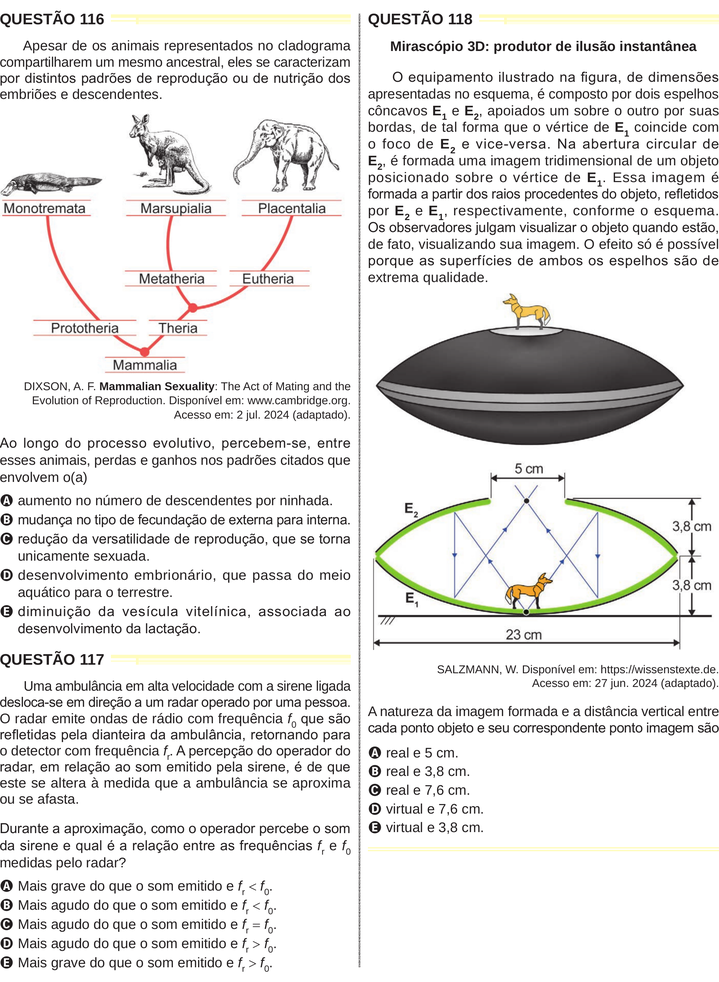
#> input picture 3Passo-DividirAoMeioPaginasSemBordas/sem-bordas-externas/pagina_enem_10.png, 719 x 982 px, shrunk from 2101 x 2869 before the run; its folder holds only this picture in this run
$ python cortar-meio.py
#> lines starting #> are read from the running program, lines starting #| are printed output that depends on the picture
"""
Propósito: Cortar as imagens de colunas ao meio. As imagens já estão sem as bordas externas, agora só cortar ao meio
Autor: Alexandre Nassar de Peder
Criação: 02/10/2025
Atualização: 03/06/2026

OBS1: puxe a pasta "sem-bordas-externas" do passo 2 para esta pasta do passo 3
OBS2: pode ter páginas inteiras e páginas com coluas. Crie uma pasta chamada "inteiras", retire as imagens inteiras e coloque-as nessa pasta
OBS3: execute este código. Ao cortar as colunas ao meio, vai gerar uma bordinha interna
OBS4: as imagens vão receber um novo nome, com o sufixo "_esquerda" ou "_direita" para indicar a coluna
"""

from PIL import Image
import os

pasta_imagens = "sem-bordas-externas"
pasta_saida = "divididas-com-bordas-do-meio"

os.makedirs(pasta_saida, exist_ok=True)

for nome_arquivo in os.listdir(pasta_imagens):
    if nome_arquivo.lower().endswith('.png'):
        caminho_entrada = os.path.join(pasta_imagens, nome_arquivo)
        imagem = Image.open(caminho_entrada)
#> imagem is the input picture: PIL image 719x982 RGB; mean R, G, B 229.7, 229, 227.9

        largura, altura = imagem.size
#> largura = 719; altura = 982

        metade_largura = largura // 2
#> metade_largura = 359

        caixa_esquerda = (0, 0, metade_largura, altura)
#> caixa_esquerda = (0, 0, 359, 982)
        imagem_esquerda = imagem.crop(caixa_esquerda)
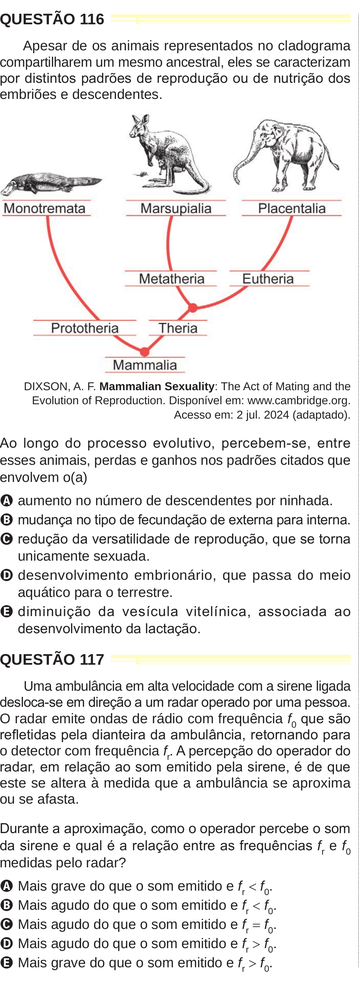
#> imagem_esquerda: PIL image 359x982 RGB; mean R, G, B 233.1, 231.7, 231.2

        caixa_direita = (metade_largura, 0, largura, altura)
#> caixa_direita = (359, 0, 719, 982)
        imagem_direita = imagem.crop(caixa_direita)
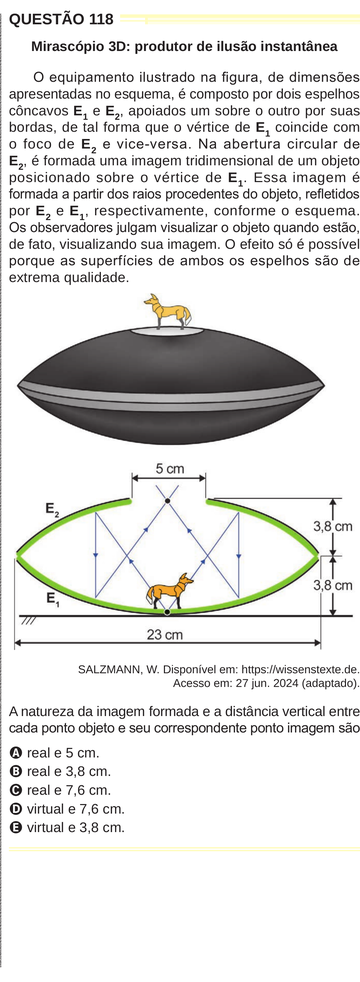
#> imagem_direita: PIL image 360x982 RGB; mean R, G, B 226.4, 226.3, 224.6

        nome_base, extensao = os.path.splitext(nome_arquivo)

        caminho_esquerda = os.path.join(pasta_saida, f"{nome_base}_esquerda{extensao}")
        caminho_direita = os.path.join(pasta_saida, f"{nome_base}_direita{extensao}")

        imagem_esquerda.save(caminho_esquerda)
        imagem_direita.save(caminho_direita)

print("Divisão das imagens ao meio concluída.")

$ run again, on 3Passo-DividirAoMeioPaginasSemBordas/sem-bordas-externas/pagina_enem_14.png
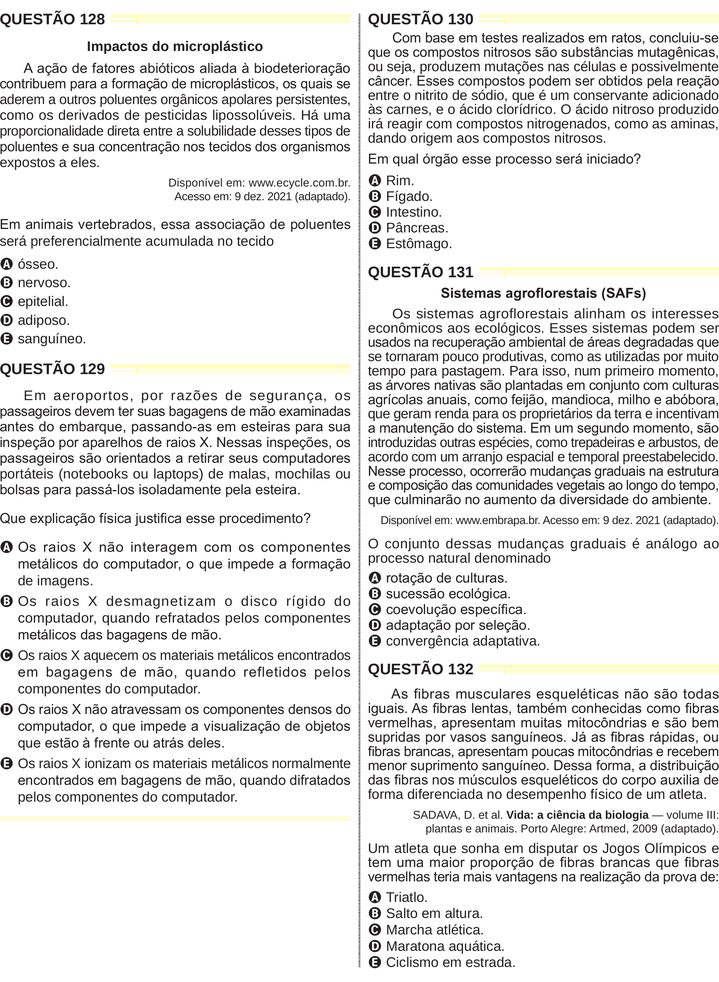
#> input picture 3Passo-DividirAoMeioPaginasSemBordas/sem-bordas-externas/pagina_enem_14.png, 719 x 982 px, shrunk from 2101 x 2869 before the run
#> imagem is the input picture: PIL image 719x982 RGB; mean R, G, B 229.5, 229, 228.3
#> `imagem_esquerda = imagem.crop(caixa_esquerda)`:
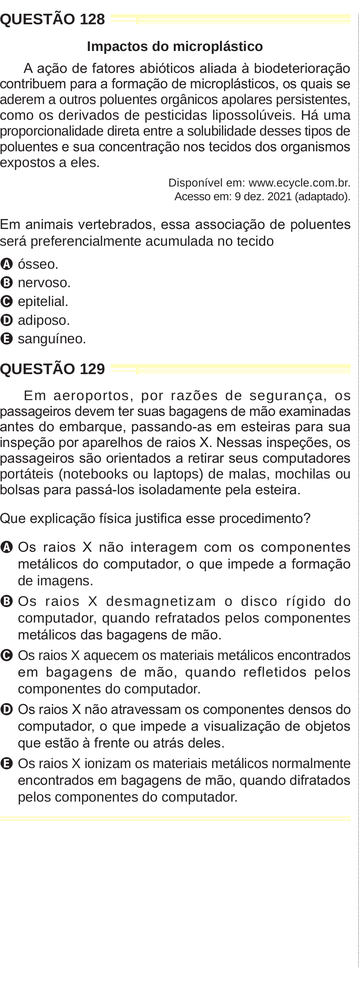
#> imagem_esquerda: PIL image 359x982 RGB; mean R, G, B 234, 233.5, 232.9
#> `imagem_direita = imagem.crop(caixa_direita)`:
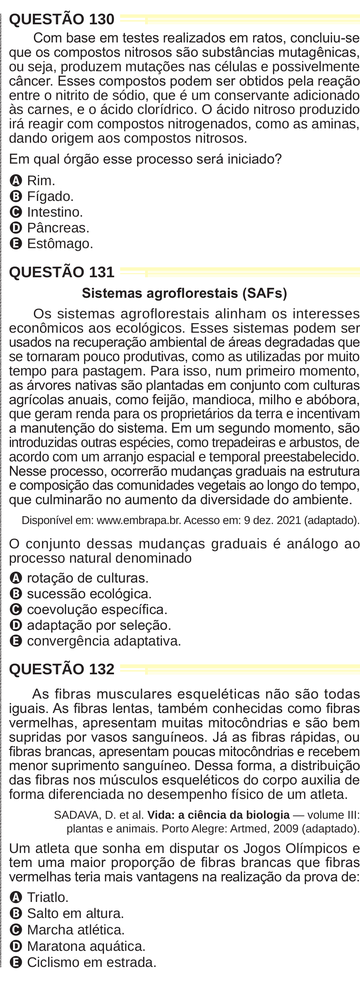
#> imagem_direita: PIL image 360x982 RGB; mean R, G, B 225, 224.4, 223.7

$ run again, on 3Passo-DividirAoMeioPaginasSemBordas/sem-bordas-externas/pagina_enem_15.png
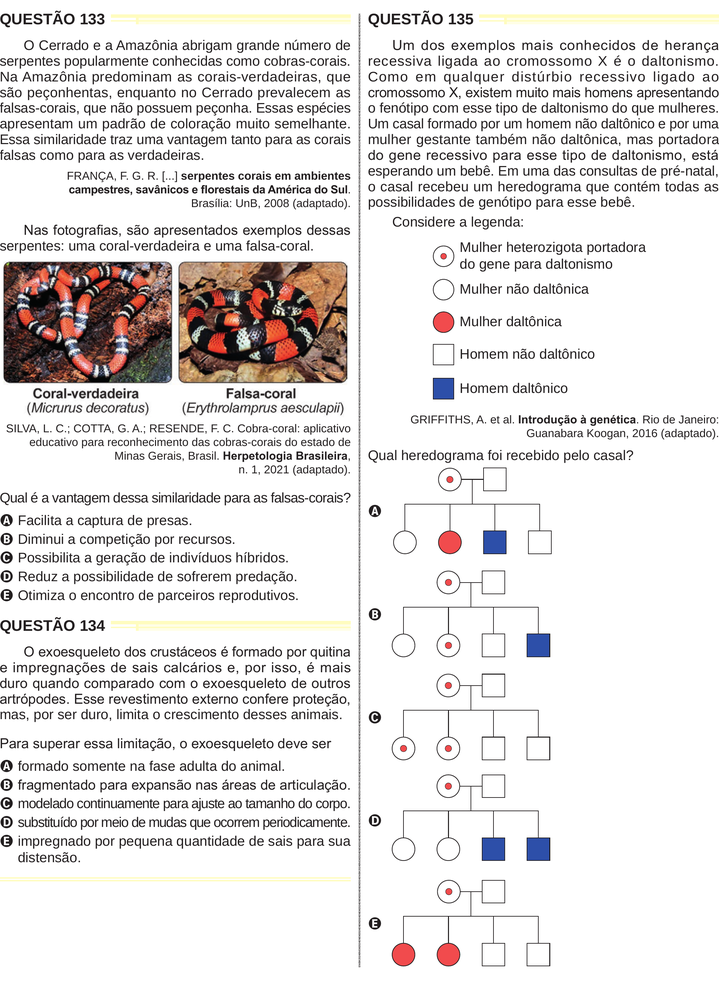
#> input picture 3Passo-DividirAoMeioPaginasSemBordas/sem-bordas-externas/pagina_enem_15.png, 719 x 982 px, shrunk from 2101 x 2869 before the run
#> imagem is the input picture: PIL image 719x982 RGB; mean R, G, B 228.7, 226, 225.2
#> `imagem_esquerda = imagem.crop(caixa_esquerda)`:
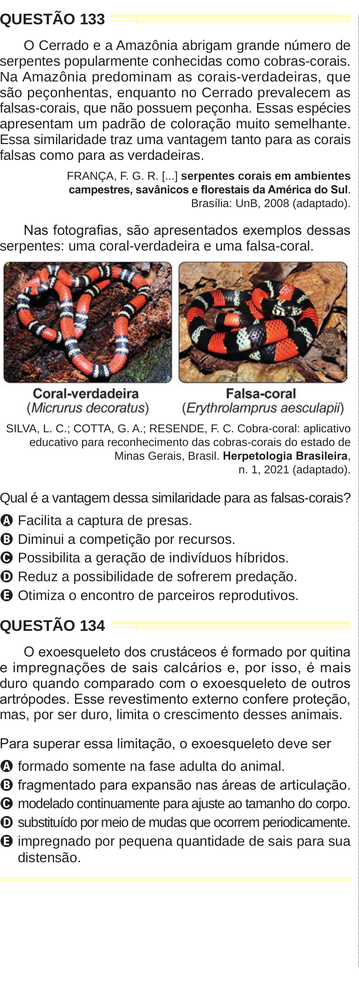
#> imagem_esquerda: PIL image 359x982 RGB; mean R, G, B 217, 212.4, 210.5
#> `imagem_direita = imagem.crop(caixa_direita)`:
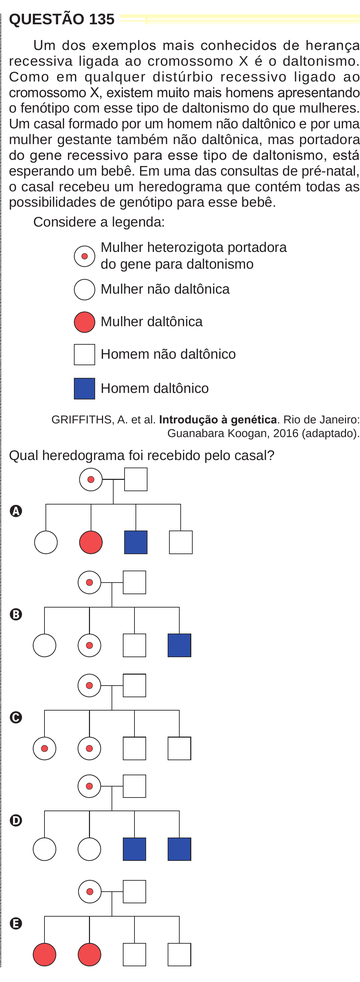
#> imagem_direita: PIL image 360x982 RGB; mean R, G, B 240.3, 239.5, 239.9

$ run again, on 3Passo-DividirAoMeioPaginasSemBordas/sem-bordas-externas/pagina_enem_16.png
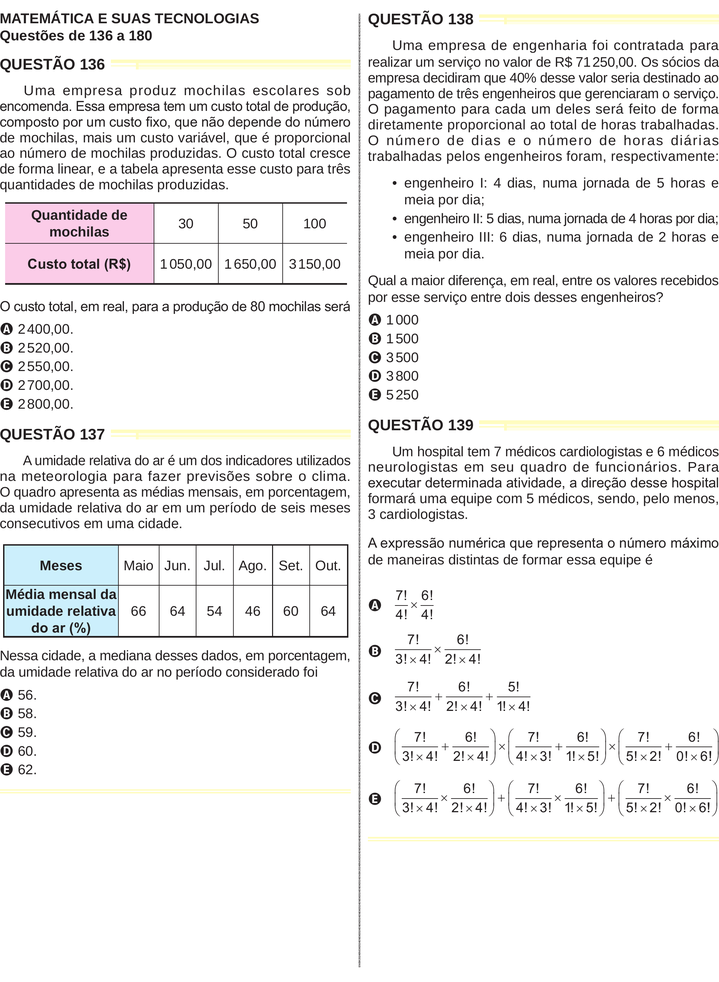
#> input picture 3Passo-DividirAoMeioPaginasSemBordas/sem-bordas-externas/pagina_enem_16.png, 719 x 982 px, shrunk from 2101 x 2869 before the run
#> imagem is the input picture: PIL image 719x982 RGB; mean R, G, B 237.8, 237.3, 237.1
#> `imagem_esquerda = imagem.crop(caixa_esquerda)`:
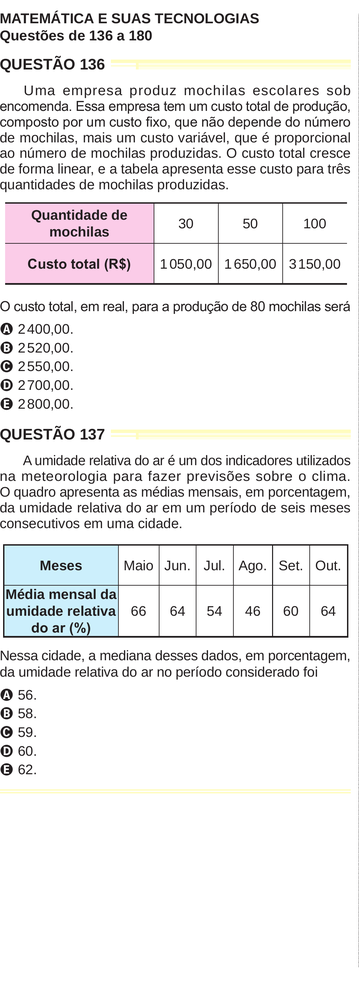
#> imagem_esquerda: PIL image 359x982 RGB; mean R, G, B 236.8, 235.9, 236.4
#> `imagem_direita = imagem.crop(caixa_direita)`:
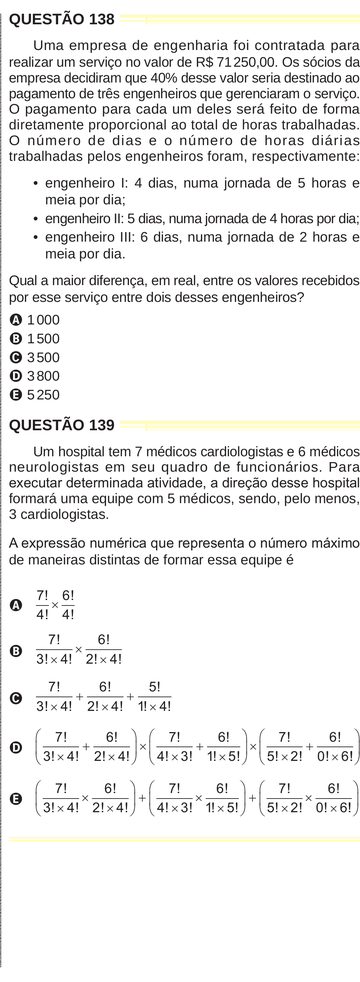
#> imagem_direita: PIL image 360x982 RGB; mean R, G, B 238.9, 238.6, 237.9

$ run again, on 3Passo-DividirAoMeioPaginasSemBordas/sem-bordas-externas/pagina_enem_11.png
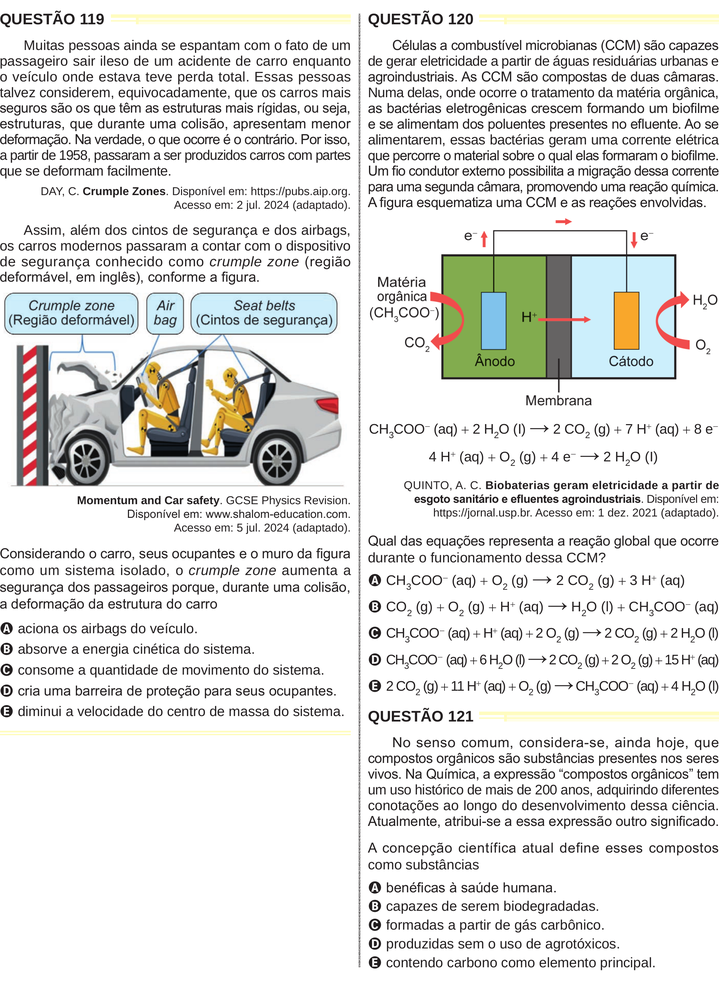
#> input picture 3Passo-DividirAoMeioPaginasSemBordas/sem-bordas-externas/pagina_enem_11.png, 719 x 982 px, shrunk from 2101 x 2869 before the run
#> imagem is the input picture: PIL image 719x982 RGB; mean R, G, B 225.1, 225.6, 223.6
#> `imagem_esquerda = imagem.crop(caixa_esquerda)`:
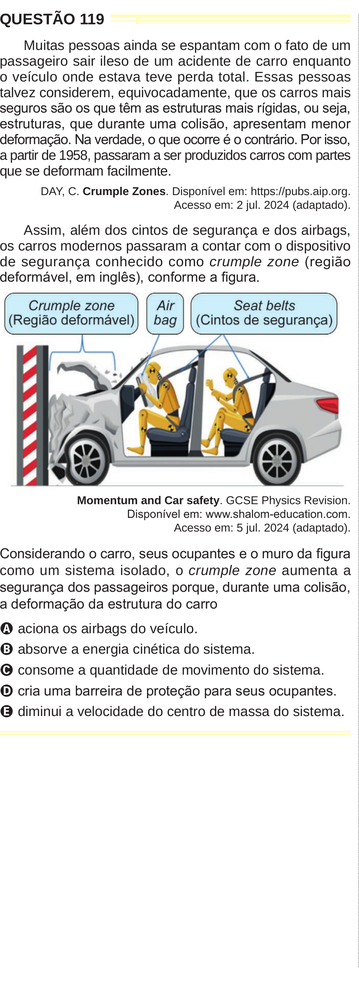
#> imagem_esquerda: PIL image 359x982 RGB; mean R, G, B 226.7, 226.7, 225.9
#> `imagem_direita = imagem.crop(caixa_direita)`:
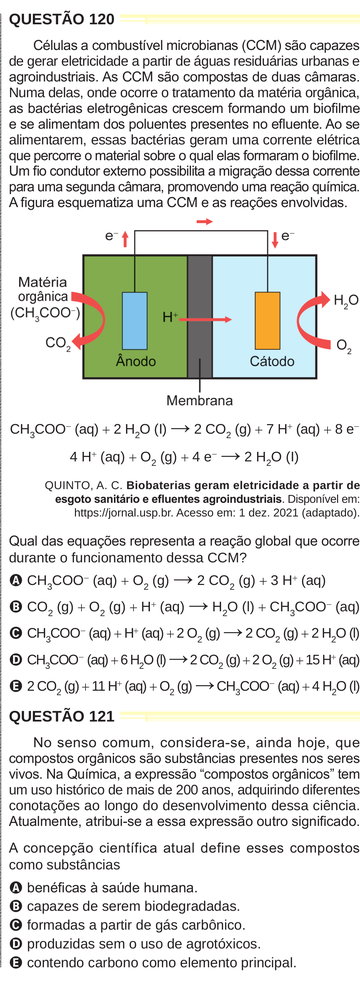
#> imagem_direita: PIL image 360x982 RGB; mean R, G, B 223.4, 224.5, 221.3
